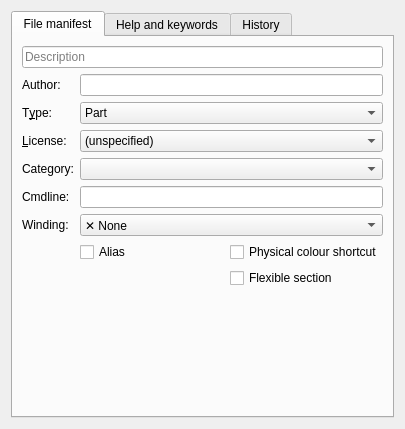
<?xml version="1.0" encoding="UTF-8"?>
<ui version="4.0">
 <class>HeaderEdit</class>
 <widget class="QWidget" name="HeaderEdit">
  <property name="geometry">
   <rect>
    <x>0</x>
    <y>0</y>
    <width>405</width>
    <height>429</height>
   </rect>
  </property>
  <property name="windowTitle">
   <string>Form</string>
  </property>
  <layout class="QVBoxLayout" name="verticalLayout">
   <item>
    <widget class="QTabWidget" name="tabWidget">
     <property name="currentIndex">
      <number>0</number>
     </property>
     <widget class="QWidget" name="tab">
      <attribute name="title">
       <string>File manifest</string>
      </attribute>
      <layout class="QVBoxLayout" name="verticalLayout_2">
       <item>
        <widget class="QLineEdit" name="description">
         <property name="placeholderText">
          <string>Description</string>
         </property>
        </widget>
       </item>
       <item>
        <layout class="QFormLayout" name="formLayout">
         <item row="0" column="0">
          <widget class="QLabel" name="label">
           <property name="text">
            <string>Author:</string>
           </property>
           <property name="buddy">
            <cstring>author</cstring>
           </property>
          </widget>
         </item>
         <item row="0" column="1">
          <widget class="QLineEdit" name="author"/>
         </item>
         <item row="1" column="0">
          <widget class="QLabel" name="label_2">
           <property name="text">
            <string>T&amp;ype:</string>
           </property>
           <property name="buddy">
            <cstring>type</cstring>
           </property>
          </widget>
         </item>
         <item row="1" column="1">
          <widget class="QComboBox" name="type">
           <item>
            <property name="text">
             <string>Part</string>
            </property>
           </item>
           <item>
            <property name="text">
             <string>Subpart</string>
            </property>
           </item>
           <item>
            <property name="text">
             <string>Shortcut</string>
            </property>
           </item>
           <item>
            <property name="text">
             <string>Primitive</string>
            </property>
           </item>
           <item>
            <property name="text">
             <string>8 Primitive</string>
            </property>
           </item>
           <item>
            <property name="text">
             <string>48 Primitive</string>
            </property>
           </item>
           <item>
            <property name="text">
             <string>Configuration</string>
            </property>
           </item>
          </widget>
         </item>
         <item row="2" column="0">
          <widget class="QLabel" name="label_3">
           <property name="text">
            <string>&amp;License:</string>
           </property>
           <property name="buddy">
            <cstring>license</cstring>
           </property>
          </widget>
         </item>
         <item row="2" column="1">
          <widget class="QComboBox" name="license">
           <item>
            <property name="text">
             <string>(unspecified)</string>
            </property>
           </item>
           <item>
            <property name="text">
             <string>CCAL 2.0</string>
            </property>
           </item>
           <item>
            <property name="text">
             <string>Non-CA</string>
            </property>
           </item>
          </widget>
         </item>
         <item row="6" column="1">
          <layout class="QGridLayout" name="gridLayout_2">
           <item row="0" column="1">
            <widget class="QCheckBox" name="physicalColor">
             <property name="text">
              <string>Physical colour shortcut</string>
             </property>
            </widget>
           </item>
           <item row="0" column="0">
            <widget class="QCheckBox" name="alias">
             <property name="text">
              <string>Alias</string>
             </property>
            </widget>
           </item>
           <item row="1" column="1">
            <widget class="QCheckBox" name="flexibleSection">
             <property name="text">
              <string>Flexible section</string>
             </property>
            </widget>
           </item>
          </layout>
         </item>
         <item row="3" column="0">
          <widget class="QLabel" name="label_5">
           <property name="text">
            <string>Category:</string>
           </property>
          </widget>
         </item>
         <item row="4" column="0">
          <widget class="QLabel" name="label_6">
           <property name="text">
            <string>Cmdline:</string>
           </property>
          </widget>
         </item>
         <item row="5" column="0">
          <widget class="QLabel" name="label_7">
           <property name="text">
            <string>Winding:</string>
           </property>
          </widget>
         </item>
         <item row="3" column="1">
          <widget class="QComboBox" name="category"/>
         </item>
         <item row="5" column="1">
          <widget class="QComboBox" name="winding">
           <item>
            <property name="text">
             <string>✕ None</string>
            </property>
           </item>
           <item>
            <property name="text">
             <string>↶ Counter-clockwise</string>
            </property>
           </item>
           <item>
            <property name="text">
             <string>↷ Clockwise</string>
            </property>
           </item>
          </widget>
         </item>
         <item row="4" column="1">
          <widget class="QLineEdit" name="cmdline"/>
         </item>
        </layout>
       </item>
      </layout>
     </widget>
     <widget class="QWidget" name="tab_2">
      <attribute name="title">
       <string>Help and keywords</string>
      </attribute>
      <layout class="QVBoxLayout" name="verticalLayout_5">
       <item>
        <widget class="QGroupBox" name="groupBox_2">
         <property name="title">
          <string>Help section</string>
         </property>
         <layout class="QVBoxLayout" name="verticalLayout_3">
          <item>
           <widget class="QPlainTextEdit" name="help"/>
          </item>
         </layout>
        </widget>
       </item>
       <item>
        <widget class="QGroupBox" name="groupBox">
         <property name="title">
          <string>Keywords</string>
         </property>
         <layout class="QVBoxLayout" name="verticalLayout_4">
          <item>
           <widget class="QPlainTextEdit" name="keywords"/>
          </item>
         </layout>
        </widget>
       </item>
      </layout>
     </widget>
     <widget class="QWidget" name="tab_3">
      <attribute name="title">
       <string>History</string>
      </attribute>
      <layout class="QHBoxLayout" name="horizontalLayout">
       <item>
        <widget class="QTableView" name="history">
         <property name="dragEnabled">
          <bool>true</bool>
         </property>
         <property name="dragDropOverwriteMode">
          <bool>false</bool>
         </property>
         <property name="dragDropMode">
          <enum>QAbstractItemView::InternalMove</enum>
         </property>
         <property name="defaultDropAction">
          <enum>Qt::MoveAction</enum>
         </property>
         <property name="alternatingRowColors">
          <bool>true</bool>
         </property>
         <property name="selectionMode">
          <enum>QAbstractItemView::SingleSelection</enum>
         </property>
         <property name="selectionBehavior">
          <enum>QAbstractItemView::SelectRows</enum>
         </property>
         <attribute name="horizontalHeaderStretchLastSection">
          <bool>true</bool>
         </attribute>
         <attribute name="verticalHeaderVisible">
          <bool>false</bool>
         </attribute>
        </widget>
       </item>
       <item>
        <layout class="QVBoxLayout" name="verticalLayout_6">
         <item>
          <widget class="QPushButton" name="historyMoveUp">
           <property name="text">
            <string/>
           </property>
           <property name="icon">
            <iconset resource="../../ldforge.qrc">
             <normaloff>:/icons/arrow-up.png</normaloff>:/icons/arrow-up.png</iconset>
           </property>
          </widget>
         </item>
         <item>
          <widget class="QPushButton" name="historyNew">
           <property name="text">
            <string/>
           </property>
           <property name="icon">
            <iconset resource="../../ldforge.qrc">
             <normaloff>:/icons/file.png</normaloff>:/icons/file.png</iconset>
           </property>
          </widget>
         </item>
         <item>
          <widget class="QPushButton" name="historyDelete">
           <property name="text">
            <string/>
           </property>
           <property name="icon">
            <iconset resource="../../ldforge.qrc">
             <normaloff>:/icons/delete.png</normaloff>:/icons/delete.png</iconset>
           </property>
          </widget>
         </item>
         <item>
          <widget class="QPushButton" name="historyMoveDown">
           <property name="text">
            <string/>
           </property>
           <property name="icon">
            <iconset resource="../../ldforge.qrc">
             <normaloff>:/icons/arrow-down.png</normaloff>:/icons/arrow-down.png</iconset>
           </property>
          </widget>
         </item>
         <item>
          <spacer name="verticalSpacer">
           <property name="orientation">
            <enum>Qt::Vertical</enum>
           </property>
           <property name="sizeHint" stdset="0">
            <size>
             <width>20</width>
             <height>40</height>
            </size>
           </property>
          </spacer>
         </item>
        </layout>
       </item>
      </layout>
     </widget>
    </widget>
   </item>
  </layout>
 </widget>
 <resources>
  <include location="../../ldforge.qrc"/>
  <include location="../../ldforge.qrc"/>
 </resources>
 <connections/>
</ui>
